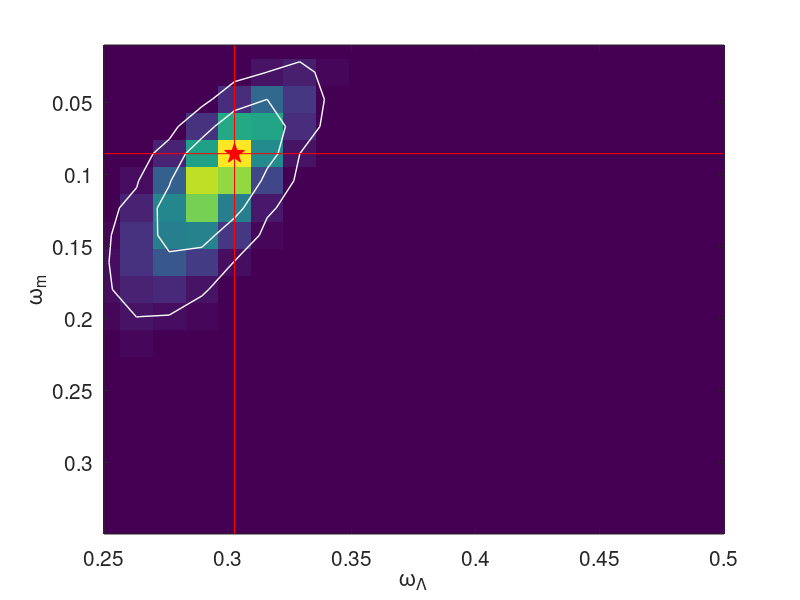

This chart was generated by the following MATLAB code:
load cosmo;
prob = exp(-.5*cosmo.chisq);
prob = prob/sum(prob(:));
sort_prob = sort(reshape(prob.',1,[]), 'descend');
level_68 = find(cumsum(sort_prob) > .68 );
level_954 = find(cumsum(sort_prob) > .955);
[max_p, ind] =  max(prob(:));
[row, col] = ind2sub(size(prob),ind);

f=figure()
imagesc(cosmo.omega_l_today, cosmo.omega_m_today, prob);
hold on
contour(cosmo.omega_l_today, cosmo.omega_m_today, prob, [sort_prob(level_68(1)), sort_prob(level_954(1))], 'LineColor','w', 'LineWidth',1)
line([cosmo.omega_l_today(row),cosmo.omega_l_today(row)],get(gca, 'ylim'),'Color','red')
line(get(gca, 'xlim'),[cosmo.omega_m_today(col),cosmo.omega_m_today(col)],'Color','red')
plot(cosmo.omega_l_today(row), cosmo.omega_m_today(col),'rp','MarkerFaceColor','red','MarkerSize',15)
xlabel('\omega_{\Lambda}')
ylabel('\omega_m')
set(gca,'FontSize',15)
saveas(f,'confidence_reg.png')
hold off